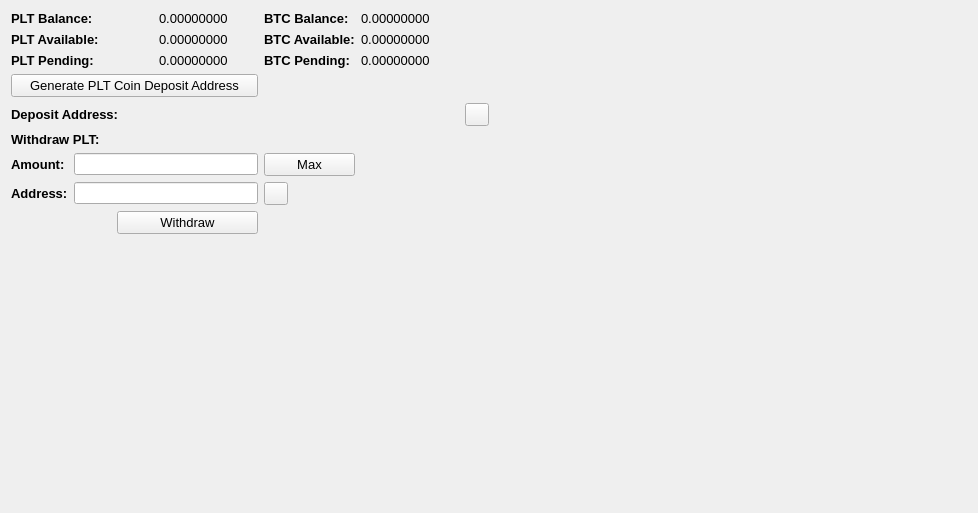
     <widget class="QWidget" name="BalanceTab">
      <attribute name="title">
       <string>Balance</string>
      </attribute>
      <layout class="QGridLayout" name="gridLayout_2">
       <item row="0" column="0" colspan="2">
        <widget class="QLabel" name="label_11">
         <property name="font">
          <font>
           <pointsize>10</pointsize>
           <weight>75</weight>
           <bold>true</bold>
          </font>
         </property>
         <property name="text">
          <string>PLT Balance:</string>
         </property>
        </widget>
       </item>
       <item row="0" column="3">
        <widget class="QLabel" name="TOKBalanceLabel">
         <property name="font">
          <font>
           <pointsize>10</pointsize>
          </font>
         </property>
         <property name="text">
          <string>0.00000000</string>
         </property>
         <property name="textInteractionFlags">
          <set>Qt::LinksAccessibleByMouse|Qt::TextSelectableByMouse</set>
         </property>
        </widget>
       </item>
       <item row="0" column="4">
        <widget class="QLabel" name="label_12">
         <property name="font">
          <font>
           <pointsize>10</pointsize>
           <weight>75</weight>
           <bold>true</bold>
          </font>
         </property>
         <property name="text">
          <string>BTC Balance:</string>
         </property>
        </widget>
       </item>
       <item row="0" column="5">
        <widget class="QLabel" name="BitcoinBalanceLabel">
         <property name="font">
          <font>
           <pointsize>10</pointsize>
          </font>
         </property>
         <property name="text">
          <string>0.00000000</string>
         </property>
         <property name="textInteractionFlags">
          <set>Qt::LinksAccessibleByMouse|Qt::TextSelectableByMouse</set>
         </property>
        </widget>
       </item>
       <item row="0" column="7" rowspan="10">
        <spacer name="horizontalSpacer_4">
         <property name="orientation">
          <enum>Qt::Horizontal</enum>
         </property>
         <property name="sizeHint" stdset="0">
          <size>
           <width>478</width>
           <height>488</height>
          </size>
         </property>
        </spacer>
       </item>
       <item row="1" column="0" colspan="2">
        <widget class="QLabel" name="label_13">
         <property name="font">
          <font>
           <pointsize>10</pointsize>
           <weight>75</weight>
           <bold>true</bold>
          </font>
         </property>
         <property name="text">
          <string>PLT Available:</string>
         </property>
        </widget>
       </item>
       <item row="1" column="3">
        <widget class="QLabel" name="TOKAvailableLabel_2">
         <property name="font">
          <font>
           <pointsize>10</pointsize>
          </font>
         </property>
         <property name="text">
          <string>0.00000000</string>
         </property>
         <property name="textInteractionFlags">
          <set>Qt::LinksAccessibleByMouse|Qt::TextSelectableByMouse</set>
         </property>
        </widget>
       </item>
       <item row="1" column="4">
        <widget class="QLabel" name="label_15">
         <property name="font">
          <font>
           <pointsize>10</pointsize>
           <weight>75</weight>
           <bold>true</bold>
          </font>
         </property>
         <property name="text">
          <string>BTC Available:</string>
         </property>
        </widget>
       </item>
       <item row="1" column="5">
        <widget class="QLabel" name="BitcoinAvailableLabel">
         <property name="font">
          <font>
           <pointsize>10</pointsize>
          </font>
         </property>
         <property name="text">
          <string>0.00000000</string>
         </property>
         <property name="textInteractionFlags">
          <set>Qt::LinksAccessibleByMouse|Qt::TextSelectableByMouse</set>
         </property>
        </widget>
       </item>
       <item row="2" column="0" colspan="2">
        <widget class="QLabel" name="label_14">
         <property name="font">
          <font>
           <pointsize>10</pointsize>
           <weight>75</weight>
           <bold>true</bold>
          </font>
         </property>
         <property name="text">
          <string>PLT Pending:</string>
         </property>
        </widget>
       </item>
       <item row="2" column="3">
        <widget class="QLabel" name="TOKPendingLabel">
         <property name="font">
          <font>
           <pointsize>10</pointsize>
          </font>
         </property>
         <property name="text">
          <string>0.00000000</string>
         </property>
         <property name="textInteractionFlags">
          <set>Qt::LinksAccessibleByMouse|Qt::TextSelectableByMouse</set>
         </property>
        </widget>
       </item>
       <item row="2" column="4">
        <widget class="QLabel" name="label_31">
         <property name="font">
          <font>
           <pointsize>10</pointsize>
           <weight>75</weight>
           <bold>true</bold>
          </font>
         </property>
         <property name="text">
          <string>BTC Pending:</string>
         </property>
        </widget>
       </item>
       <item row="2" column="5">
        <widget class="QLabel" name="BitcoinPendingLabel">
         <property name="font">
          <font>
           <pointsize>10</pointsize>
          </font>
         </property>
         <property name="text">
          <string>0.00000000</string>
         </property>
         <property name="textInteractionFlags">
          <set>Qt::LinksAccessibleByMouse|Qt::TextSelectableByMouse</set>
         </property>
        </widget>
       </item>
       <item row="3" column="0" colspan="4">
        <widget class="QPushButton" name="GenDepositBTN">
         <property name="font">
          <font>
           <pointsize>10</pointsize>
          </font>
         </property>
         <property name="text">
          <string>Generate PLT Coin Deposit Address</string>
         </property>
        </widget>
       </item>
       <item row="4" column="0" colspan="3">
        <widget class="QLabel" name="label_33">
         <property name="font">
          <font>
           <pointsize>10</pointsize>
           <weight>75</weight>
           <bold>true</bold>
          </font>
         </property>
         <property name="text">
          <string>Deposit Address:</string>
         </property>
        </widget>
       </item>
       <item row="4" column="3" colspan="3">
        <widget class="QLabel" name="DepositAddressLabel">
         <property name="minimumSize">
          <size>
           <width>300</width>
           <height>0</height>
          </size>
         </property>
         <property name="palette">
          <palette>
           <active>
            <colorrole role="WindowText">
             <brush brushstyle="SolidPattern">
              <color alpha="255">
               <red>0</red>
               <green>0</green>
               <blue>0</blue>
              </color>
             </brush>
            </colorrole>
            <colorrole role="Text">
             <brush brushstyle="SolidPattern">
              <color alpha="255">
               <red>0</red>
               <green>0</green>
               <blue>255</blue>
              </color>
             </brush>
            </colorrole>
           </active>
           <inactive>
            <colorrole role="WindowText">
             <brush brushstyle="SolidPattern">
              <color alpha="255">
               <red>0</red>
               <green>0</green>
               <blue>0</blue>
              </color>
             </brush>
            </colorrole>
            <colorrole role="Text">
             <brush brushstyle="SolidPattern">
              <color alpha="255">
               <red>0</red>
               <green>0</green>
               <blue>255</blue>
              </color>
             </brush>
            </colorrole>
           </inactive>
           <disabled>
            <colorrole role="WindowText">
             <brush brushstyle="SolidPattern">
              <color alpha="255">
               <red>120</red>
               <green>120</green>
               <blue>120</blue>
              </color>
             </brush>
            </colorrole>
            <colorrole role="Text">
             <brush brushstyle="SolidPattern">
              <color alpha="255">
               <red>120</red>
               <green>120</green>
               <blue>120</blue>
              </color>
             </brush>
            </colorrole>
           </disabled>
          </palette>
         </property>
         <property name="font">
          <font>
           <pointsize>10</pointsize>
           <weight>75</weight>
           <bold>true</bold>
          </font>
         </property>
         <property name="text">
          <string/>
         </property>
         <property name="alignment">
          <set>Qt::AlignRight|Qt::AlignTrailing|Qt::AlignVCenter</set>
         </property>
         <property name="textInteractionFlags">
          <set>Qt::LinksAccessibleByMouse|Qt::TextSelectableByKeyboard|Qt::TextSelectableByMouse</set>
         </property>
        </widget>
       </item>
       <item row="4" column="6">
        <widget class="QToolButton" name="DepositCopyButton">
         <property name="toolTip">
          <string>Copy to clipboard</string>
         </property>
         <property name="text">
          <string/>
         </property>
         <property name="icon">
          <iconset resource="../bitcoin.qrc">
           <normaloff>:/icons/editcopy</normaloff>:/icons/editcopy</iconset>
         </property>
         <property name="shortcut">
          <string>Alt+P</string>
         </property>
        </widget>
       </item>
       <item row="5" column="0" colspan="2">
        <widget class="QLabel" name="label_34">
         <property name="font">
          <font>
           <pointsize>10</pointsize>
           <weight>75</weight>
           <bold>true</bold>
          </font>
         </property>
         <property name="text">
          <string>Withdraw PLT:</string>
         </property>
        </widget>
       </item>
       <item row="6" column="0">
        <widget class="QLabel" name="label_26">
         <property name="font">
          <font>
           <pointsize>10</pointsize>
           <weight>75</weight>
           <bold>true</bold>
          </font>
         </property>
         <property name="text">
          <string>Amount:</string>
         </property>
        </widget>
       </item>
       <item row="6" column="1" colspan="3">
        <widget class="QLineEdit" name="WithdrawUnitsInput">
         <property name="font">
          <font>
           <pointsize>9</pointsize>
           <weight>75</weight>
           <bold>true</bold>
          </font>
         </property>
         <property name="text">
          <string/>
         </property>
        </widget>
       </item>
       <item row="6" column="4">
        <widget class="QPushButton" name="Withdraw_Max_Amount">
         <property name="font">
          <font>
           <pointsize>10</pointsize>
          </font>
         </property>
         <property name="text">
          <string>Max</string>
         </property>
        </widget>
       </item>
       <item row="7" column="0">
        <widget class="QLabel" name="label_10">
         <property name="font">
          <font>
           <pointsize>10</pointsize>
           <weight>75</weight>
           <bold>true</bold>
          </font>
         </property>
         <property name="text">
          <string>Address:</string>
         </property>
        </widget>
       </item>
       <item row="7" column="1" colspan="3">
        <widget class="QLineEdit" name="WithdrawAddress">
         <property name="font">
          <font>
           <pointsize>9</pointsize>
           <weight>75</weight>
           <bold>true</bold>
          </font>
         </property>
        </widget>
       </item>
       <item row="7" column="4">
        <widget class="QToolButton" name="WithdrawPasteButton">
         <property name="toolTip">
          <string>Paste from clipboard</string>
         </property>
         <property name="text">
          <string/>
         </property>
         <property name="icon">
          <iconset resource="../bitcoin.qrc">
           <normaloff>:/icons/editpaste</normaloff>:/icons/editpaste</iconset>
         </property>
         <property name="shortcut">
          <string>Alt+P</string>
         </property>
        </widget>
       </item>
       <item row="8" column="2" colspan="2">
        <widget class="QPushButton" name="WithdrawUnitsBtn">
         <property name="font">
          <font>
           <pointsize>10</pointsize>
          </font>
         </property>
         <property name="text">
          <string>Withdraw</string>
         </property>
        </widget>
       </item>
       <item row="9" column="0" colspan="6">
        <spacer name="verticalSpacer">
         <property name="orientation">
          <enum>Qt::Vertical</enum>
         </property>
         <property name="sizeHint" stdset="0">
          <size>
           <width>428</width>
           <height>262</height>
          </size>
         </property>
        </spacer>
       </item>
      </layout>
      <zorder>label_31</zorder>
      <zorder>label_15</zorder>
      <zorder>label_12</zorder>
      <zorder>label_14</zorder>
      <zorder>label_13</zorder>
      <zorder>label_11</zorder>
      <zorder>BitcoinBalanceLabel</zorder>
      <zorder>TOKBalanceLabel</zorder>
      <zorder>TOKAvailableLabel_2</zorder>
      <zorder>TOKPendingLabel</zorder>
      <zorder>BitcoinAvailableLabel</zorder>
      <zorder>BitcoinPendingLabel</zorder>
      <zorder>label_33</zorder>
      <zorder>GenDepositBTN</zorder>
      <zorder>DepositAddressLabel</zorder>
      <zorder>Withdraw_Max_Amount</zorder>
      <zorder>label_34</zorder>
      <zorder>WithdrawUnitsInput</zorder>
      <zorder>label_10</zorder>
      <zorder>label_26</zorder>
      <zorder>WithdrawAddress</zorder>
      <zorder>WithdrawUnitsBtn</zorder>
      <zorder>horizontalSpacer_4</zorder>
      <zorder>verticalSpacer</zorder>
      <zorder>WithdrawPasteButton</zorder>
      <zorder>DepositCopyButton</zorder>
     </widget>
